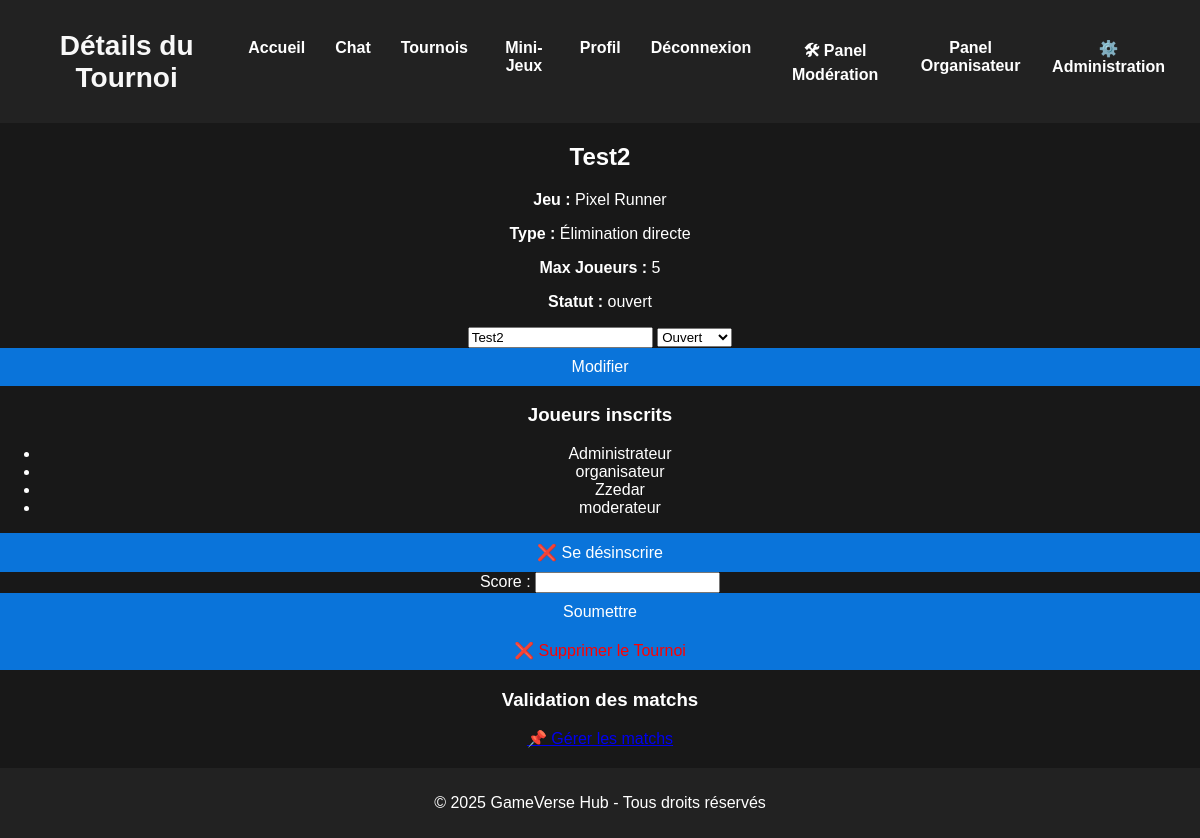
The page /role/organisateur/details-tournoi.php?id=14 (signed in) on the database its author committed.
### tables this page shows
CREATE TABLE `tournois` (
  `id` int NOT NULL,
  `nom` varchar(100) NOT NULL,
  `date_debut` datetime NOT NULL DEFAULT CURRENT_TIMESTAMP,
  `date_fin` datetime DEFAULT NULL,
  `statut` enum('ouvert','en cours','terminé') DEFAULT 'ouvert',
  `max_joueurs` int NOT NULL DEFAULT '16',
  `type_tournoi` varchar(50) NOT NULL DEFAULT 'Élimination directe',
  `jeu` varchar(100) NOT NULL DEFAULT 'Pixel Runner'
);

CREATE TABLE `users` (
  `id` int NOT NULL,
  `username` varchar(50) NOT NULL,
  `email` varchar(100) NOT NULL,
  `password` varchar(255) NOT NULL,
  `role` enum('admin','moderator','organizer','user') NOT NULL DEFAULT 'user',
  `created_at` timestamp NULL DEFAULT CURRENT_TIMESTAMP,
  `avatar` varchar(255) DEFAULT 'default.png',
  `banned` tinyint(1) DEFAULT '0',
  `last_active` timestamp NULL DEFAULT CURRENT_TIMESTAMP ON UPDATE CURRENT_TIMESTAMP,
  `last_activity` datetime DEFAULT NULL
);

### role/organisateur/details-tournoi.php (the view, shortened to what this page needs)
<?php
require '../../php/config.php';
$user = $_SESSION["user"];
$tournoi_id = $_GET["id"];
$stmt = $pdo->prepare("SELECT * FROM tournois WHERE id = ?");
$stmt->execute([$tournoi_id]);
$tournoi = $stmt->fetch();
$stmt = $pdo->prepare("
    SELECT u.username
    FROM inscriptions i
    JOIN users u ON i.joueur_id = u.id
    WHERE i.tournoi_id = ?
");
$stmt->execute([$tournoi_id]);
$joueurs_inscrits = $stmt->fetchAll();
$stmt = $pdo->prepare("SELECT * FROM inscriptions WHERE tournoi_id = ? AND joueur_id = ?");
$stmt->execute([$tournoi_id, $user["id"]]);
$deja_inscrit = $stmt->rowCount() > 0;
$stmt = $pdo->prepare("
    SELECT * FROM matchs
    WHERE tournoi_id = ?
    AND (joueur1_id = ? OR joueur2_id = ?)
");
$stmt->execute([$tournoi_id, $user["id"], $user["id"]]);
$match = $stmt->fetch();
?>
<!DOCTYPE html>
<html lang="fr">
<head>
    <link rel="stylesheet" href="../../css/style.css">
</head>
<body>
<header>
    <h1>Détails du Tournoi</h1>
    <nav>
        <ul>
            <li><a href="../../index.php">Accueil</a></li>
            <li><a href="../../php/chat/chat.php">Chat</a></li>
            <li><a href="../../tournois/tournois.php">Tournois</a></li>
            <li><a href="../../mini-jeux/mini-jeux.php">Mini-Jeux</a></li>
            <?php if (isset($_SESSION["user"])): ?>
                <li><a href="../../php/profil.php">Profil</a></li>
                <li><a href="../../php/logout.php">Déconnexion</a></li>
                <?php if ($_SESSION["user"]["role"] === "admin" || $_SESSION["user"]["role"] === "moderator"): ?>
                    <li><a href="../modo/moderateur.php">🛠 Panel Modération</a></li>
                <?php endif; ?>
                <?php if (isset($_SESSION["user"]) && in_array($_SESSION["user"]["role"], ["organizer", "admin"])): ?>
                    <li><a href="../../role/organisateur/organisateur.php">Panel Organisateur</a></li>
                <?php endif; ?>
                <?php if ($_SESSION["user"]["role"] === "admin"): ?>
                    <li><a href="../admin/administration.php">⚙️ Administration</a></li>
                <?php endif; ?>
            <?php else: ?>
                <li><a href="../../php/login.php">Connexion</a></li>
                <li><a href="../../php/register.php">Inscription</a></li>
            <?php endif; ?>
        </ul>
    </nav>
</header>
<section>
    <h2><?= htmlspecialchars($tournoi["nom"]) ?></h2>
    <p><strong>Jeu :</strong> <?= htmlspecialchars($tournoi["jeu"]) ?></p>
    <p><strong>Type :</strong> <?= htmlspecialchars($tournoi["type_tournoi"]) ?></p>
    <p><strong>Max Joueurs :</strong> <?= htmlspecialchars($tournoi["max_joueurs"]) ?></p>
    <p><strong>Statut :</strong> <?= htmlspecialchars($tournoi["statut"]) ?></p>
    <?php if (in_array($user["role"], ["organizer", "admin"])): ?>
        <form method="POST">
            <input type="text" name="nom" value="<?= htmlspecialchars($tournoi["nom"]) ?>" required>
            <select name="statut">
                <option value="ouvert" <?= $tournoi["statut"] == "ouvert" ? "selected" : "" ?>>Ouvert</option>
            </select>
            <button type="submit" name="modifier">Modifier</button>
        </form>
    <?php endif; ?>
    <h3>Joueurs inscrits</h3>
    <ul>
        <?php foreach ($joueurs_inscrits as $joueur): ?>
            <li><?= htmlspecialchars($joueur["username"]) ?></li>
        <?php endforeach; ?>
    </ul>
    <?php if ($tournoi["statut"] === "ouvert") : ?>
        <form method="POST">
            <?php if (!$deja_inscrit): ?>
                <button type="submit" name="inscription">✅ S'inscrire</button>
            <?php else: ?>
                <button type="submit" name="desinscription">❌ Se désinscrire</button>
            <?php endif; ?>
        </form>
    <?php else: ?>
        <p>🚫 Les inscriptions sont fermées.</p>
    <?php endif; ?>
    <?php if ($match): ?>
        <form method="POST" action="soumettre-resultat.php">
            <label for="score">Score :</label>
            <input type="number" name="score" required>
            <button type="submit">Soumettre</button>
        </form>
    <?php else: ?>
        <p>⚠ Vous n'avez pas encore de match dans ce tournoi.</p>
    <?php endif; ?>
    <?php if (in_array($user["role"], ["organizer", "admin"])): ?>
        <form method="POST" onsubmit="return confirm('Voulez-vous vraiment supprimer ce tournoi ?');">
            <button type="submit" name="supprimer" style="color: red;">❌ Supprimer le Tournoi</button>
        </form>
    <?php endif; ?>
    <?php if (in_array($user["role"], ["organizer", "admin"])): ?>
        <h3>Validation des matchs</h3>
        <a href="../../tournois/validation-match.php?tournoi_id=<?= $tournoi_id; ?>" class="btn">📌 Gérer les matchs</a>
    <?php endif; ?>
</section>
<footer>
    <p>&copy; 2025 GameVerse Hub - Tous droits réservés</p>
</footer>
</body>
</html>

### css/style.css (style rules this page uses)
body { font-family: Arial, sans-serif; background-color: #181818; color: white; margin: 0; padding: 0; text-align: center; }
header { display: flex; justify-content: space-between; align-items: center; background-color: #222; padding: 10px 20px; }
nav ul { list-style: none; padding: 0; display: flex; }
nav ul li { margin: 0 15px; }
nav ul li a { color: white; text-decoration: none; font-weight: bold; }
footer { margin-top: 20px; padding: 10px; background-color: #222; }
button { background: #0a74da; color: white; padding: 10px; border: none; width: 100%; cursor: pointer; font-size: 16px; }
h1 { margin-top: 20px; font-size: 28px; color: #f8f8f8; }

### rows shown on the page
tournois: nom "Test2", jeu "Pixel Runner", type_tournoi "Élimination directe", max_joueurs "5", statut "ouvert", statut "Ouvert"
users: username "Administrateur"
users: username "organisateur"
users: username "Zzedar"
users: username "moderateur"
